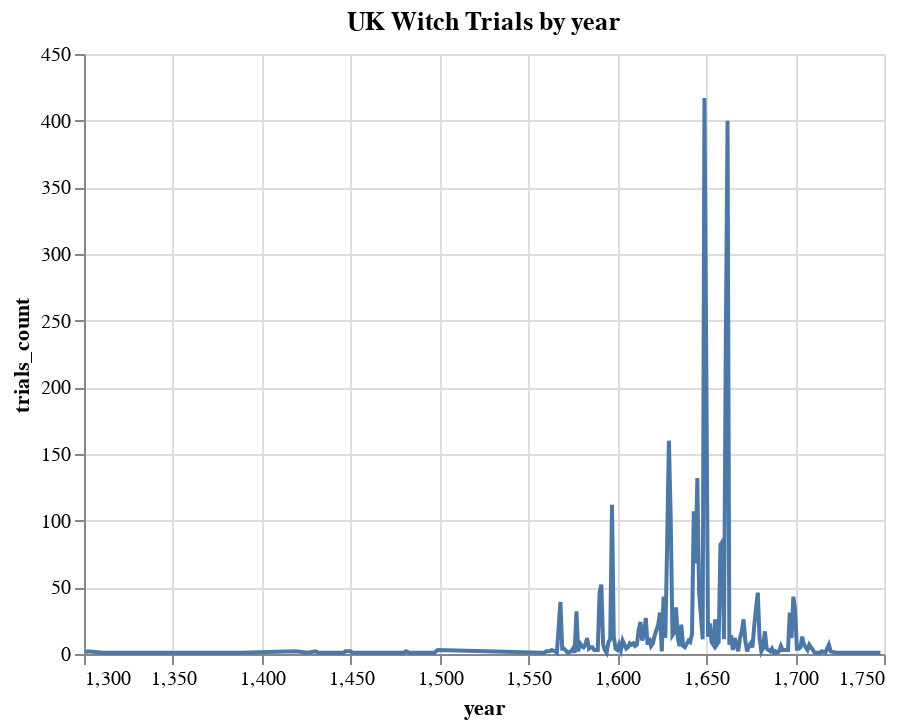

Notebook cell for this chart:
### Code cell
# line chart by altair
alt.Chart(trials_uk_by_year).mark_line().encode(
    x=alt.X('year'),
    y=alt.Y('trials_count'),
).properties(
    title={
        'text': 'UK Witch Trials by year',
    }
)

### Figure 1 — Vega-Lite specification as saved in the notebook (floating-point values rounded to 4 significant figures; data arrays with more than 128 entries replaced by an {"elided": "..."} marker saying what was removed)
{"$schema": "https://vega.github.io/schema/vega-lite/v4.17.0.json", "config": {"view": {"continuousHeight": 300, "continuousWidth": 400}}, "data": {"name": "data-538c82302af309b3ddda2d4c25b30530"}, "datasets": {"data-538c82302af309b3ddda2d4c25b30530": {"elided": "202 records"}}, "encoding": {"x": {"field": "year", "type": "quantitative"}, "y": {"field": "trials_count", "type": "quantitative"}}, "mark": "line", "title": {"text": "UK Witch Trials by year"}}
